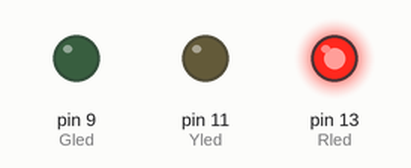
The sketch below on a simulated Arduino Uno, built with avr-gcc and run on an emulated ATmega328P. On the bench: output pins drawn as LEDs (lit = HIGH).

Above: at 0.5 s.
At 4.0 s:
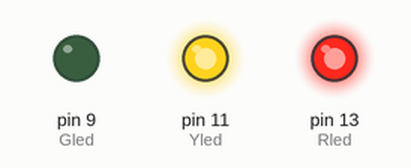
At 6.0 s:
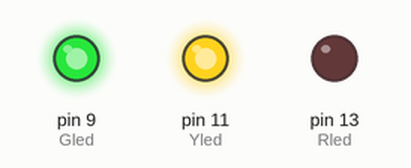
At 8.0 s:
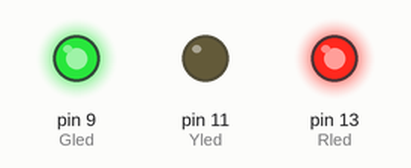
At 10.5 s:
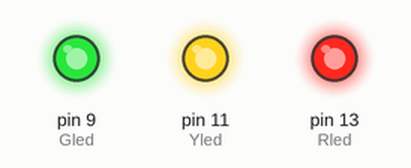
At 14.0 s:
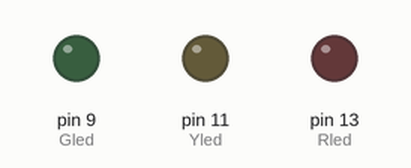
Timing chart, 0 to 20.8 s (numbered marks = the images above):
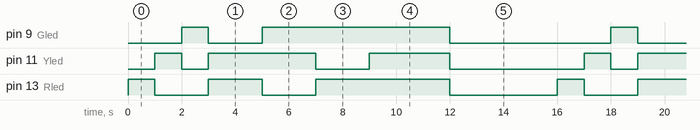

The sketch:

1_RYG_light.ino
```cpp
int Rled=13;int Yled=11;int Gled=9;
void setup() {
  pinMode(Rled,OUTPUT);
  //pinMode(12,OUTPUT);
  pinMode(Yled,OUTPUT);
  //pinMode(10,OUTPUT);
  pinMode(Gled,OUTPUT);
}

void loop() {
  digitalWrite(Rled,HIGH);digitalWrite(Yled,LOW);digitalWrite(Gled,LOW);delay(1000);
  digitalWrite(Rled,LOW);digitalWrite(Yled,HIGH);digitalWrite(Gled,LOW);delay(1000);
  digitalWrite(Rled,LOW);digitalWrite(Yled,LOW);digitalWrite(Gled,HIGH);delay(1000);
  //digitalWrite(Rled,LOW);digitalWrite(Yled,LOW);digitalWrite(Gled,LOW);delay(2000);
  digitalWrite(Rled,HIGH);digitalWrite(Yled,HIGH);digitalWrite(Gled,LOW);delay(2000);
  digitalWrite(Rled,LOW);digitalWrite(Yled,HIGH);digitalWrite(Gled,HIGH);delay(2000);
  digitalWrite(Rled,HIGH);digitalWrite(Yled,LOW);digitalWrite(Gled,HIGH);delay(2000);
  //digitalWrite(Rled,LOW);digitalWrite(Yled,LOW);digitalWrite(Gled,LOW);delay(3000);
  digitalWrite(Rled,HIGH);digitalWrite(Yled,HIGH);digitalWrite(Gled,HIGH);delay(3000);
  digitalWrite(Rled,LOW);digitalWrite(Yled,LOW);digitalWrite(Gled,LOW);delay(4000);
}
```

Measured:
- by itself, pin 9 (Gled): repeats every 16.0 s: LOW 2.0 s, HIGH 7.0 s, LOW 6.0 s, HIGH 1.0 s
- by itself, pin 11 (Yled): repeats every 16.0 s: LOW 1.0 s, HIGH 4.0 s, LOW 2.0 s, HIGH 3.0 s, LOW 5.0 s, HIGH 1.0 s
- by itself, pin 13 (Rled): repeats every 16.0 s: LOW 2.0 s, HIGH 2.0 s, LOW 2.0 s, HIGH 5.0 s, LOW 4.0 s, HIGH 1.0 s
